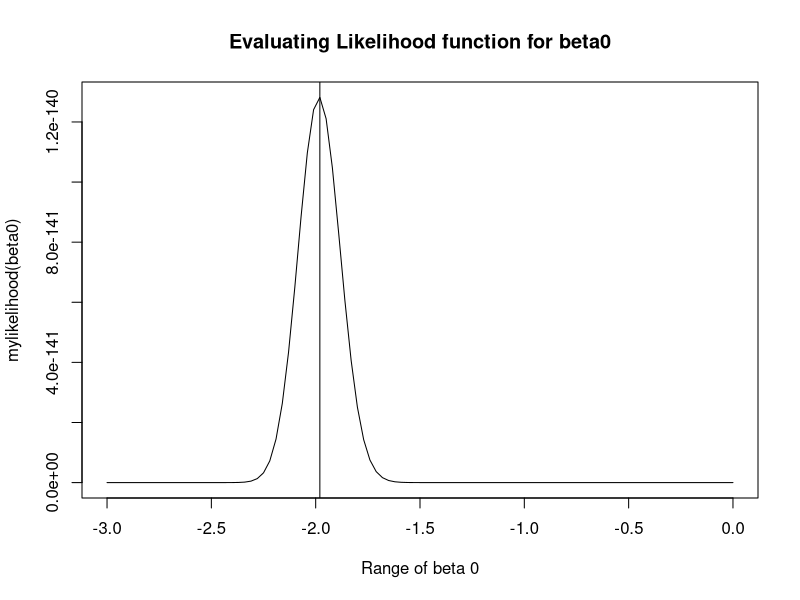
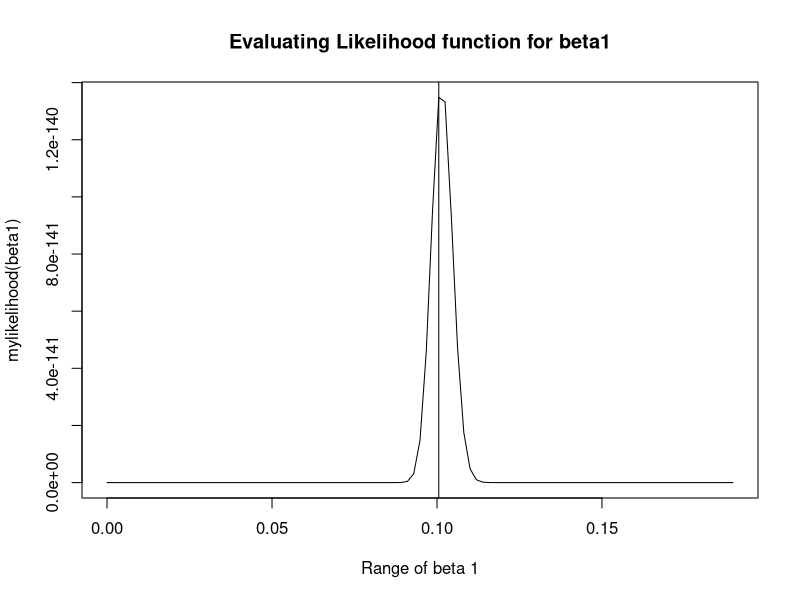
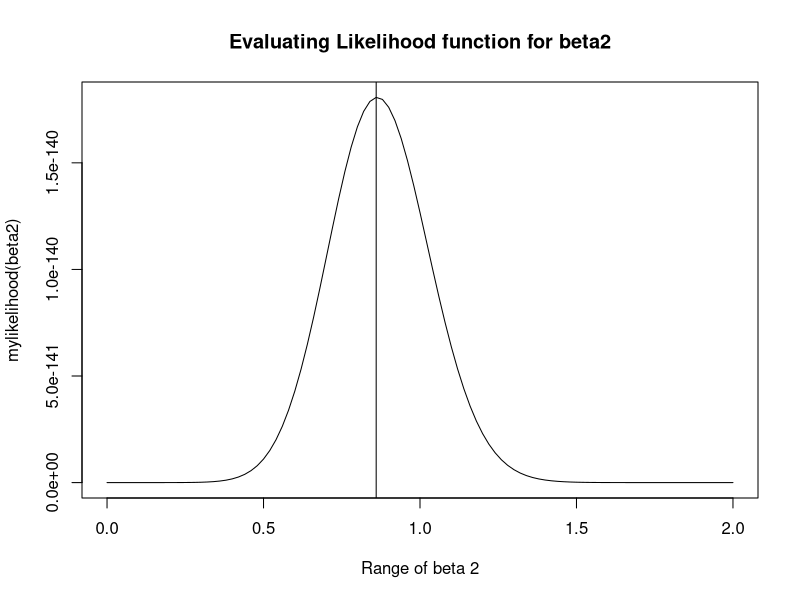
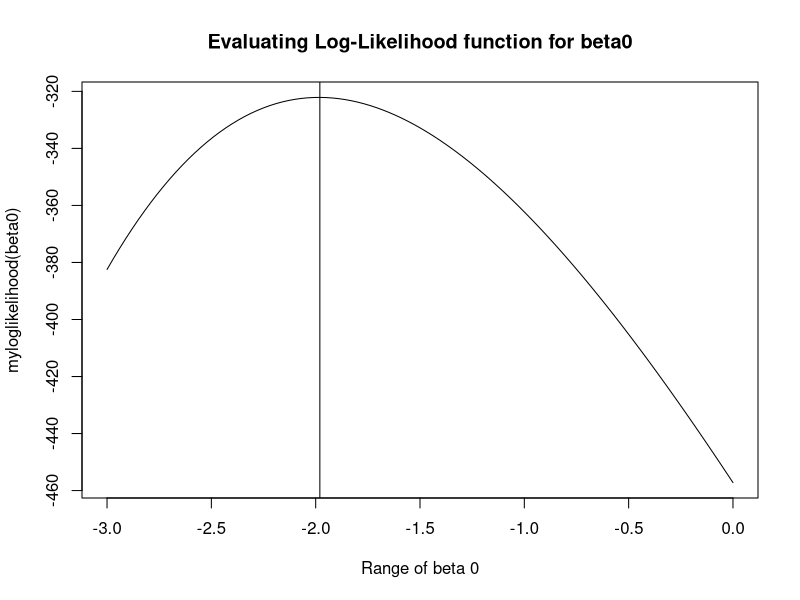
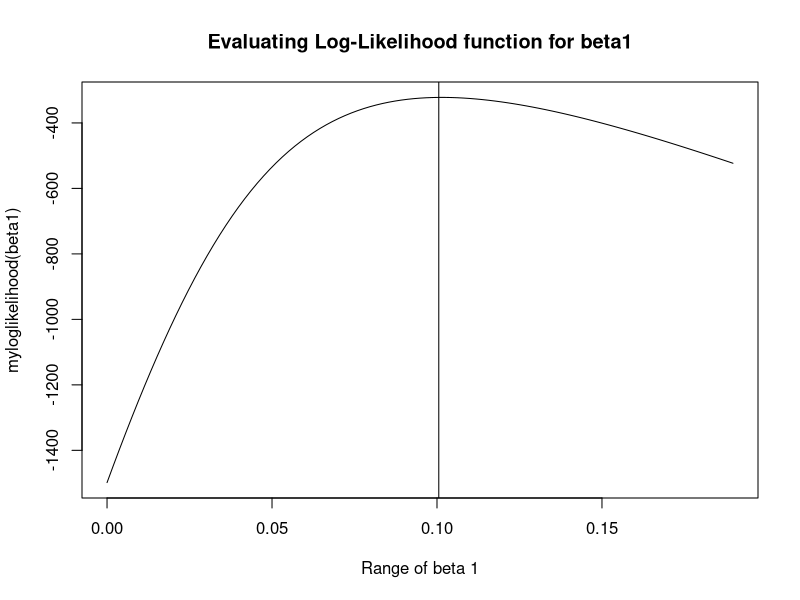
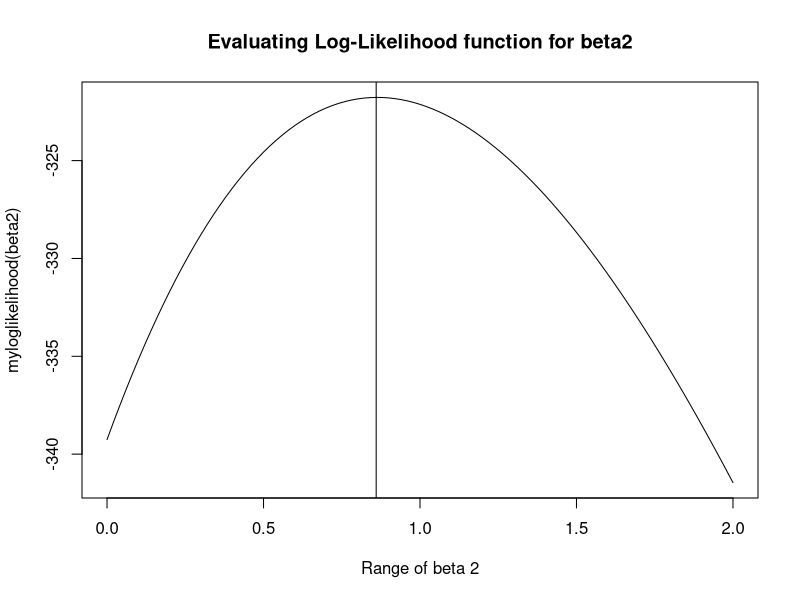
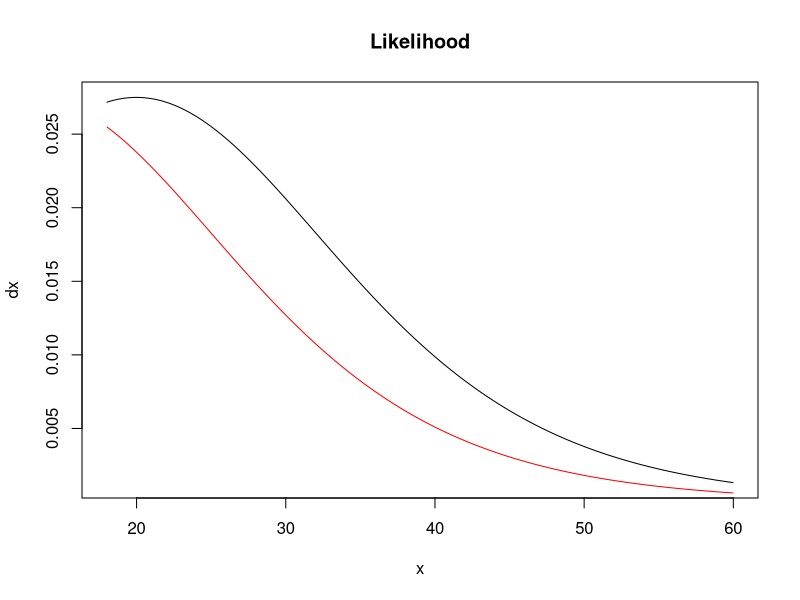
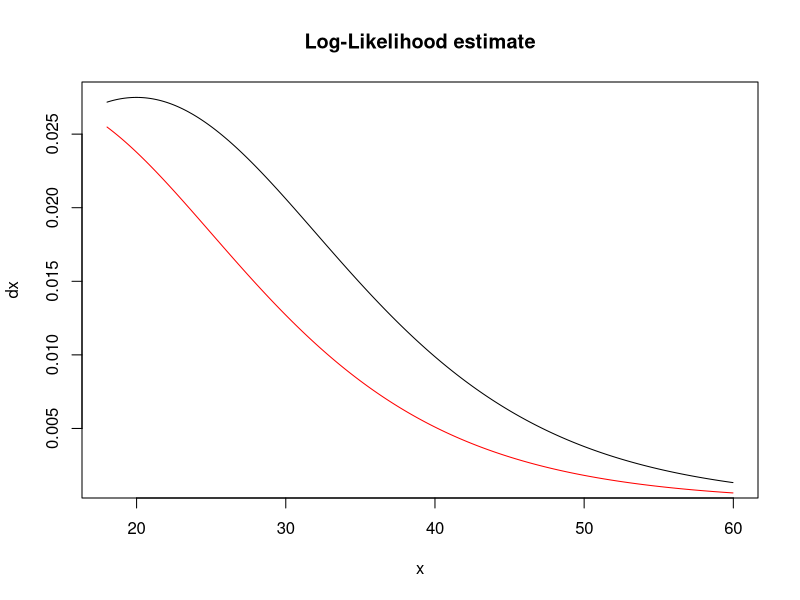

Here is the R script that generated these plots, in order:
# Functions
# b) Log likelihood
myloglikelihood <- function(beta) {
  loglikelihood <-
    sum(-y * log(1 + exp(-(X %*% beta))) - (1 - y) * log(1 + exp(X %*% beta)))
  return(loglikelihood)
}

# b) Normal Likelihood
mylikelihood <- function(beta) {
  # likelihood <- I(beta) # this produces very large numbers
  
  # (2) - our linear model
  #likelihood <- beta[0] + beta[1] * x + beta[2] * x2
  
  # (3) max
  
  linear_model <- beta[1] + beta[2] * x + beta[3] * x2
  # prod((exp(linear_model) / (1 + exp(linear_model)))^y * (1 - (exp(linear_model)/(1 - exp(linear_model))))^(1 - y))
  likelihood <-
    prod((exp(linear_model) / (1 + exp(linear_model))) ^ y * (1 - (exp(linear_model) / (
      1 + exp(linear_model)
    ))) ^ (1 - y))
  # likelihood <- prod((prob_i_x^y) * ((1 - prob_i_x)^(1 - y))) # this behaves the same as (2)
  return(likelihood)
}

getMarginalEffectBeta1 <- function(length = n,
                                   x2 = 0,
                                   # likelihood OR log-likelihood
                                   estimate_for = "likelihood",
                                   dx_container = NULL,
                                   probability_container = NULL) {
  estimate <- NULL
  
  if (estimate_for == "likelihood") {
    estimate <- likelihood.estimate$estimate
  } else if (estimate_for == "loglikelihood") {
    estimate <- loglikelihood.estimate$estimate
  }
  
  if (!is.null(estimate)) {
    for (i in 1:length) {
      prob_i <-
        exp(estimate[1] + estimate[2] * x[i] + estimate[3] * x2) / (1 + exp(estimate[1] + estimate[2] * x[i] + estimate[3] * x2))
      
      dx_container[i] <- estimate[2] * prob_i * (1 - prob_i)
      probability_container[i] <- prob_i
    }
    return(
      list(
        dx_container = dx_container,
        probability_container = probability_container
      )
    )
  }
  
  return(NULL)
}

set.seed(123)
# Parameters
n <- 1000
x <- sort(runif(n = n, min = 18, max = 60))
x2 <- rbinom(n, 1, prob = 0.5)
X <- cbind(rep(1, n), x, x2)

beta0 <- -2
beta1 <- 0.1
beta2 <- 1
beta <- cbind(beta0, beta1, beta2)

linear_model <- beta0 + beta1 * x + beta2 * x2
prob_i_x <- exp(linear_model) / (1 + exp(linear_model))

# a) ?
y <- rbinom(n = length(x), size = 1, prob = prob_i_x)

# c) Plot the likelihood function and the log-likelihood function for a range of values for the two parameters
# separately and show that they are maximized at the same value. ----

# c) 1. Likelihood
# evaluate_for = "likelihood / loglikelihood"
plotlike <- function(evaluate_for, beta0, beta1, beta2) {
  #betas <- c(beta0, beta1, x)
  betas <- c(beta0, beta1, beta2)
  result <- NULL
  
  if (evaluate_for == "likelihood") {
    result <- mylikelihood(betas)
  } else if (evaluate_for == "loglikelihood") {
    result <- myloglikelihood(betas)
  }
  
  return(result)
}

# General variables for plotting
expr_plotlike <- Vectorize(plotlike)
evaluated_function_name <- "likelihood"
beta_0_to_from <- list(from = -3.00,
                       to = 0)
beta_1_to_from <- list(from = 0,
                       to = 0.1897)
beta_2_to_from <- list(from = 0,
                       to = 2.00)

# For beta0

result_beta0 <- curve(
  expr = expr_plotlike(evaluated_function_name, x, beta1, beta2),
  from = beta_0_to_from$from,
  to = beta_0_to_from$to,
  xlab = "Range of beta 0",
  ylab = "mylikelihood(beta0)",
  main = "Evaluating Likelihood function for beta0"
)
max_of_result_beta0 <-
  result_beta0$x[which(result_beta0$y == (max(result_beta0$y, na.rm = TRUE)))]
max_of_result_beta0
abline(v = max_of_result_beta0)

# For beta 1
result_beta1 <- curve(
  expr = expr_plotlike(evaluated_function_name, beta0, x, beta2),
  from = beta_1_to_from$from,
  to = beta_1_to_from$to,
  xlab = "Range of beta 1",
  ylab = "mylikelihood(beta1)",
  main = "Evaluating Likelihood function for beta1"
)
max_of_result_beta1 <-
  result_beta1$x[which(result_beta1$y == (max(result_beta1$y, na.rm = TRUE)))]
max_of_result_beta1
abline(v = max_of_result_beta1)

# For beta 2
result_beta2 <-
  curve(
    expr = expr_plotlike(evaluated_function_name, beta0, beta1, x),
    from = beta_2_to_from$from,
    to = beta_2_to_from$to,
    xlab = "Range of beta 2",
    ylab = "mylikelihood(beta2)",
    main = "Evaluating Likelihood function for beta2"
  )
max_of_result_beta2 <-
  result_beta2$x[which(result_beta2$y == (max(result_beta2$y, na.rm = TRUE)))]
max_of_result_beta2
abline(v = max_of_result_beta2)

# c) 2. Log-likelihood
# For beta0
evaluated_function_name <- "loglikelihood"
result_log_beta_0 <-
  curve(
    expr = expr_plotlike(evaluated_function_name, x, beta1, beta2),
    from = beta_0_to_from$from,
    to = beta_0_to_from$to,
    xlab = "Range of beta 0",
    ylab = "myloglikelihood(beta0)",
    main = "Evaluating Log-Likelihood function for beta0"
  )
max_of_result_log_beta_0 <-
  result_log_beta_0$x[which(result_log_beta_0$y == (max(result_log_beta_0$y, na.rm = TRUE)))]
max_of_result_log_beta_0
abline(v = max_of_result_log_beta_0)
# For beta1
result_log_beta_1 <-
  curve(
    expr = expr_plotlike(evaluated_function_name, beta0, x, beta2),
    from = beta_1_to_from$from,
    to = beta_1_to_from$to,
    xlab = "Range of beta 1",
    ylab = "myloglikelihood(beta1)",
    main = "Evaluating Log-Likelihood function for beta1"
  )
max_of_result_log_beta_1 <-
  result_log_beta_1$x[which(result_log_beta_1$y == (max(result_log_beta_1$y, na.rm = TRUE)))]
max_of_result_log_beta_1
abline(v = max_of_result_log_beta_1)
# For beta2
result_log_beta_2 <-
  curve(
    expr = expr_plotlike(evaluated_function_name, beta0, beta1, x),
    from = beta_2_to_from$from,
    to = beta_2_to_from$to,
    xlab = "Range of beta 2",
    ylab = "myloglikelihood(beta2)",
    main = "Evaluating Log-Likelihood function for beta2"
  )
max_of_result_log_beta_2 <-
  result_log_beta_2$x[which(result_log_beta_2$y == (max(result_log_beta_2$y, na.rm = TRUE)))]
max_of_result_log_beta_2
abline(v = max_of_result_log_beta_2)
# End for c) -----

library(maxLik)
# Getting an estimate for both functions
start_param <- c(0, 1, 1)
loglikelihood.estimate <- maxBFGS(myloglikelihood,
                                  finalHessian = TRUE,
                                  start = start_param)
loglikelihood.estimate$estimate
### TODO: Pass previous estimation as this function's start parameter? This is cheating maybe
likelihood.estimate <- maxBFGS(mylikelihood,
                               finalHessian = TRUE,
                               start = loglikelihood.estimate$estimate)

likelihood.estimate$estimate

likelihood.covariance_matrix <-
  -(solve(likelihood.estimate$hessian))
loglikelihood.covariance_matrix <-
  -(solve(loglikelihood.estimate$hessian))

likelihood.sde <- sqrt(diag(likelihood.covariance_matrix))
loglikelihood.sde <- sqrt(diag(loglikelihood.covariance_matrix))

x_len <- length(x)

# Likelihood
likelihood.result <- getMarginalEffectBeta1(
  length = x_len,
  estimate_for = "likelihood",
  x2 = 0,
  dx_container = rep(0, x_len),
  probability_container = rep(0, x_len)
)
plot(
  x,
  likelihood.result$dx_container,
  type = "l",
  main = "Likelihood",
  ylab = "dx"
)

likelihood.result1 <- getMarginalEffectBeta1(
  length = x_len,
  estimate_for = "likelihood",
  x2 = 1,
  dx_container = rep(0, x_len),
  probability_container = rep(0, x_len)
)
lines(x, likelihood.result1$dx_container, col = "red")

loglikelihood.result <- getMarginalEffectBeta1(
  length = x_len,
  estimate_for = "loglikelihood",
  x2 = 0,
  dx_container = rep(0, x_len),
  probability_container = rep(0, x_len)
)
plot(
  x,
  loglikelihood.result$dx_container,
  type = "l",
  main = "Log-Likelihood estimate",
  ylab = "dx"
)

loglikelihood.result1 <- getMarginalEffectBeta1(
  length = x_len,
  estimate_for = "loglikelihood",
  x2 = 1,
  dx_container = rep(0, x_len),
  probability_container = rep(0, x_len)
)
lines(x, loglikelihood.result1$dx_container, col = "red")

# Plot probabilities
# plot(x, loglikelihood.result$probability_container, main = "Estimated Probabilities")
# lines(x, loglikelihood.result1$probability_container, col = "red")
# 
# plot(x, loglikelihood.result$probability_container, ylim = c(0, 1))
# lines(x, loglikelihood.result1$probability_container, col = "red")

# TEST f)?
logit <- function(x) {
  logit <- log(x / (1 - x))
  return (logit)
}

plot(
  logit(prob_i_x),
  prob_i_x,
  type = "l",
  xlim = c(-5, 5),
  main = "The Logit Transformation",
  xlab = "logit",
  ylab = "probability",
  cex.main = 1.2,
  cex.lab = 1,
  cex.axis = 1
)
